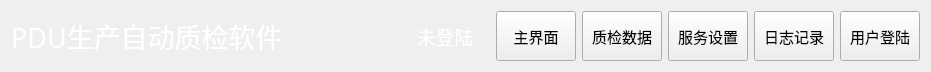
<?xml version="1.0" encoding="UTF-8"?>
<ui version="4.0">
 <class>NavBarWid</class>
 <widget class="QWidget" name="NavBarWid">
  <property name="geometry">
   <rect>
    <x>0</x>
    <y>0</y>
    <width>931</width>
    <height>72</height>
   </rect>
  </property>
  <property name="windowTitle">
   <string>Form</string>
  </property>
  <layout class="QGridLayout" name="gridLayout">
   <item row="0" column="1">
    <spacer name="horizontalSpacer">
     <property name="orientation">
      <enum>Qt::Horizontal</enum>
     </property>
     <property name="sizeHint" stdset="0">
      <size>
       <width>52</width>
       <height>20</height>
      </size>
     </property>
    </spacer>
   </item>
   <item row="0" column="6">
    <widget class="QPushButton" name="logBtn">
     <property name="maximumSize">
      <size>
       <width>200</width>
       <height>50</height>
      </size>
     </property>
     <property name="font">
      <font>
       <family>微软雅黑</family>
       <pointsize>11</pointsize>
      </font>
     </property>
     <property name="text">
      <string>日志记录</string>
     </property>
    </widget>
   </item>
   <item row="0" column="7">
    <widget class="QPushButton" name="loginBtn">
     <property name="maximumSize">
      <size>
       <width>200</width>
       <height>50</height>
      </size>
     </property>
     <property name="font">
      <font>
       <family>微软雅黑</family>
       <pointsize>11</pointsize>
      </font>
     </property>
     <property name="text">
      <string>用户登陆</string>
     </property>
    </widget>
   </item>
   <item row="0" column="3">
    <widget class="QPushButton" name="homeBtn">
     <property name="maximumSize">
      <size>
       <width>200</width>
       <height>50</height>
      </size>
     </property>
     <property name="font">
      <font>
       <family>微软雅黑</family>
       <pointsize>11</pointsize>
      </font>
     </property>
     <property name="text">
      <string>主界面</string>
     </property>
    </widget>
   </item>
   <item row="0" column="4">
    <widget class="QPushButton" name="dataBtn">
     <property name="maximumSize">
      <size>
       <width>200</width>
       <height>50</height>
      </size>
     </property>
     <property name="font">
      <font>
       <family>微软雅黑</family>
       <pointsize>11</pointsize>
      </font>
     </property>
     <property name="text">
      <string>质检数据</string>
     </property>
    </widget>
   </item>
   <item row="0" column="0">
    <widget class="QLabel" name="label">
     <property name="font">
      <font>
       <family>微软雅黑</family>
       <pointsize>20</pointsize>
      </font>
     </property>
     <property name="styleSheet">
      <string notr="true">color: rgb(255, 255, 255);</string>
     </property>
     <property name="text">
      <string>PDU生产自动质检软件</string>
     </property>
    </widget>
   </item>
   <item row="0" column="5">
    <widget class="QPushButton" name="setBtn">
     <property name="maximumSize">
      <size>
       <width>200</width>
       <height>50</height>
      </size>
     </property>
     <property name="font">
      <font>
       <family>微软雅黑</family>
       <pointsize>11</pointsize>
      </font>
     </property>
     <property name="text">
      <string>服务设置</string>
     </property>
    </widget>
   </item>
   <item row="0" column="2">
    <widget class="QLabel" name="userLab">
     <property name="minimumSize">
      <size>
       <width>90</width>
       <height>0</height>
      </size>
     </property>
     <property name="font">
      <font>
       <family>微软雅黑</family>
       <pointsize>14</pointsize>
      </font>
     </property>
     <property name="contextMenuPolicy">
      <enum>Qt::PreventContextMenu</enum>
     </property>
     <property name="styleSheet">
      <string notr="true">color: rgb(255, 255, 255);</string>
     </property>
     <property name="text">
      <string>未登陆</string>
     </property>
     <property name="alignment">
      <set>Qt::AlignCenter</set>
     </property>
    </widget>
   </item>
  </layout>
 </widget>
 <resources/>
 <connections/>
</ui>
